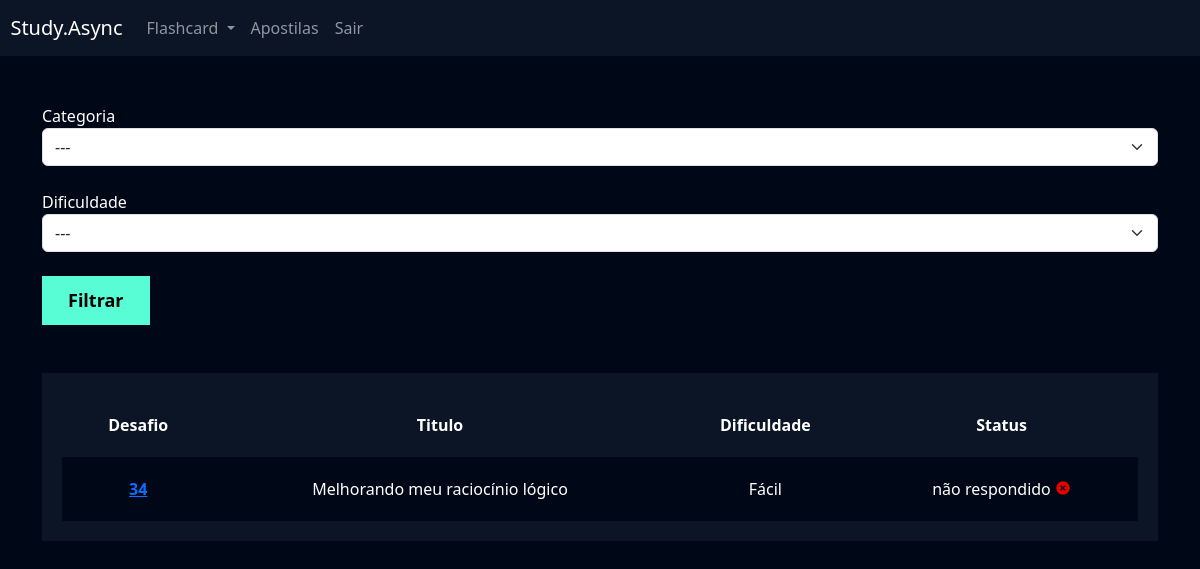
/challenges/list_challenges/ (signed in), run on the app's committed database.
### challenges/models.py (models this page shows, shortened)
class Challenge(models.Model):
    user = models.ForeignKey(User, on_delete=models.DO_NOTHING)
    title = models.CharField(max_length=100)
    category = models.ManyToManyField(Category)
    number_questions = models.IntegerField()
    difficulty = models.CharField(
        max_length=1, choices=FlashCard.DIFFICULTY_CHOICES
    )
    flashcards = models.ManyToManyField(FlashCardChallenge)

### challenges/views.py (the view)
# urls.py: path('list_challenges/', views.list_challenges, name='list_challenges'),
@login_required
def list_challenges(request):
    if request.method == 'GET':
        challenges = Challenge.objects.filter(user=request.user)
        difficulties = FlashCard.DIFFICULTY_CHOICES
        categories = Category.objects.all()
        filter_difficulty = request.GET.get('difficulty')
        filter_category = request.GET.get('category')
        print(filter_category)
        print(filter_category)
        if filter_difficulty:
            challenges = challenges.filter(difficulty=filter_difficulty)
        if filter_category:
            challenges = challenges.filter(category=filter_category)
        return render(
            request,
            'list_challengs.html',
            {
             'challenges': challenges,
             'difficulties': difficulties,
             'categories': categories,
            },
        )

### challenges/templates/list_challengs.html (shortened to what this page needs)
{% extends "base.html" %}
{% load static %}
{% block 'cabecalho' %}
    <link href="{% static 'users/css/create_user.css' %}" rel="stylesheet">
    <link href="{% static 'flashcards/css/create_flashcard.css' %}" rel="stylesheet">
    <link href="{% static 'challenges/css/start_challenge.css' %}" rel="stylesheet">
    <link href="{% static 'challenges/css/challenge.css' %}" rel="stylesheet">
    <link href='https://unpkg.com/boxicons@2.1.4/css/boxicons.min.css' rel='stylesheet'>
{% endblock 'cabecalho' %}
{% block 'conteudo' %}
    {% include 'partials/header.html' %}
    <div class="container">
        <br>
        <br>
        <div class="row">
            <div class="col-md">
                <form action="{% url 'list_challenges' %}" method="GET">
                    <label for="{% url 'list_challenges' %}">Categoria</label>
                    <div class="col-md">
                        <select name="category" class="form-select">
                            <option value="" >---</option>
                        </select>
                    </div>
                    <br>
                    <div class="col-md">
                        <label for="">Dificuldade</label>
                        <select name="difficulty" class="form-select">
                            <option value="" >---</option>
                        </select>
                    </div>
                    <div class="col-md">
                        <br>
                        <input type="submit" value="Filtrar" class="btn-cadastro">
                    </div>
                </form>
            </div>
        </div>
        <br>
        <br>
        <div class="box-listar">
            <table>
                <thead>
                  <tr>
                    <th scope="col">Desafio</th>
                    <th scope="col">Titulo</th>
                    <th scope="col">Dificuldade</th>
                    <th scope="col">Status</th>
                  </tr>
                </thead>
                <tbody>
                  {% if challenges %}
                      {% for challenge in challenges %}
                          <tr class="linha">
                              <th row><a href="{% url 'challenge' challenge.id %}">{{challenge.id}}</a></th>
                              <td>{{challenge.title}}</td>
                              <td>{{challenge.get_difficulty_display}}</td>
                              <td>
                                  {% if challenge.answered %} respondido {% else %} não respondido {% endif %}
                                  <a href="{% url 'remove_challenge' challenge.id %}">
                                      <i class='bx bxs-x-circle' style='color:#e40101;cursor: pointer'> </i>
                                  </a>
                             </td>
                          </tr>
                      {% endfor %}
                    {% endif %}
                </tbody>
              </table>
        </div>
    </div>
{% endblock 'conteudo' %}

### templates/static/global/css/base.css (style rules this page uses)
:root { --main-color: #0b1526; --dark-color: #000716; --secondary-dark-color: rgb(15, 2, 26); --light-color: #00c1f3; --contrast-color: #f4c96b; --differential-color: #58fcd5; }
body { background-color: var(--dark-color) !important; color: white !important; }

### templates/static/users/css/create_user.css (style rules this page uses)
* { margin: 0; padding: 0; }
.btn-cadastro { padding: 10px; background-color: #58fcd5; border: none; border: 1px solid #58fcd5; font-size: 18px; font-weight: bold; padding-left: 25px; padding-right: 25px; }

### templates/static/challenges/css/challenge.css (style rules this page uses)
.box-listar { background-color: #0b1526; padding: 20px; }
table { width: 100%; padding: 20px; text-align: center; }
.linha { height: 40px; background-color: var(--dark-color); padding: 20px; }
td, th { padding: 20px; }
tr { background-color: var(--main-color); }

### data on the page
Challenge: id "34", title "Melhorando meu raciocínio lógico", difficulty "Fácil"
